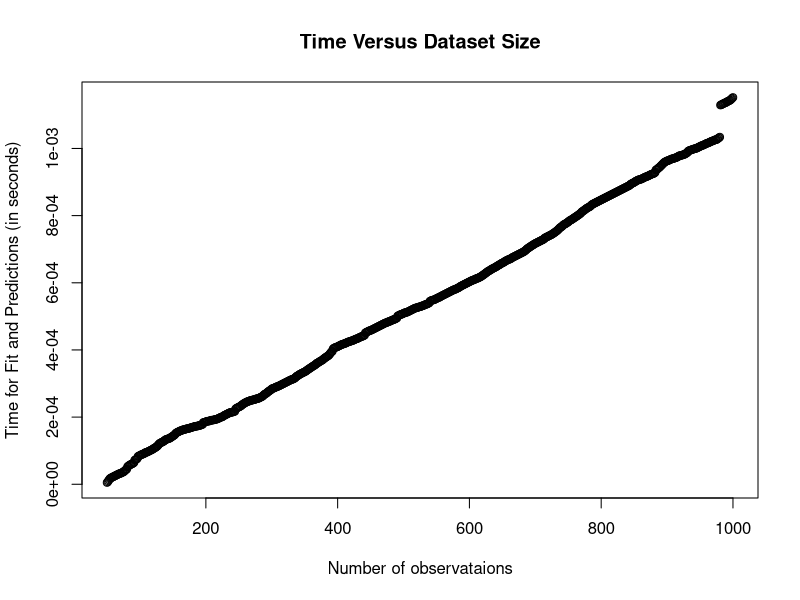

Reproduce this figure in R.
library(class)
library(data.table)

#generate some artificial data
sample = data.frame(replicate(10,sample(0:1,1000,rep=TRUE)))

#define function that receives observation and predicts using a fake model
predict = function(data){
  #grab the observations
  obs_predict = data[nrow(data),]
  obs_train = data[1:nrow(data)-1,]
  
  # Start the clock!
  ptm <- proc.time()
  
  #fit and predict
  model <- knn(obs_train[,-10],obs_predict[,-10],cl=obs_train$X10,k=10)
  
  # Stop the clock
  runtime = proc.time() - ptm
  elapsed_time = runtime[3]

  return(elapsed_time)
}

#define function that sends the obvs
stream = function(data,min_n){
  summed_time = 0
  time_list = numeric(0)
  for(i in min_n:nrow(data)){
    #getting prediction time
    elapsed_time = predict(data[0:i,])
    summed_time = summed_time + elapsed_time
    #adding the time to a list
    average_time = summed_time/nrow(data)
    time_list[i] = average_time
  }
  return(time_list)
}

#specify min number of observations to start with. Make sure its > k
min_n = 50

#get the results
results = data.frame(stream(sample,min_n))

#plot the results
plot(seq(min_n,nrow(results)),results[min_n:nrow(results),1],
     xlab = "Number of observataions", ylab = "Time for Fit and Predictions (in seconds)",
     main = "Time Versus Dataset Size")
